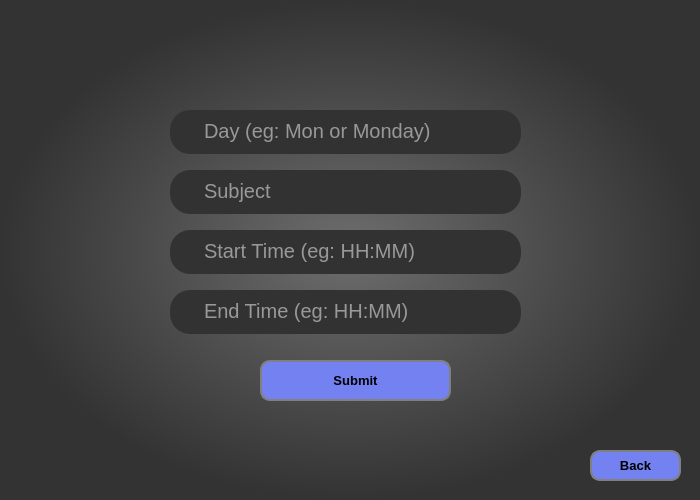
<?xml version="1.0" encoding="UTF-8"?>
<ui version="4.0">
 <class>addtimetable</class>
 <widget class="QMainWindow" name="addtimetable">
  <property name="geometry">
   <rect>
    <x>0</x>
    <y>0</y>
    <width>700</width>
    <height>500</height>
   </rect>
  </property>
  <property name="minimumSize">
   <size>
    <width>700</width>
    <height>500</height>
   </size>
  </property>
  <property name="maximumSize">
   <size>
    <width>700</width>
    <height>500</height>
   </size>
  </property>
  <property name="windowTitle">
   <string>Sleet</string>
  </property>
  <property name="styleSheet">
   <string notr="true">background-color: qradialgradient(spread:pad, cx:0.5, cy:0.5, radius:0.5, fx:0.5, fy:0.5, stop:0.0356633 rgba(107, 107, 107, 255), stop:1 rgba(51, 51, 51, 255));</string>
  </property>
  <widget class="QWidget" name="centralwidget">
   <widget class="QTextEdit" name="textEdit_2">
    <property name="enabled">
     <bool>true</bool>
    </property>
    <property name="geometry">
     <rect>
      <x>170</x>
      <y>170</y>
      <width>351</width>
      <height>44</height>
     </rect>
    </property>
    <property name="styleSheet">
     <string notr="true">background-color: qlineargradient(spread:pad, x1:0, y1:0, x2:1, y2:0, stop:1 rgba(50, 50, 50, 255));
border-radius : 20px;
 
color: rgb(255, 255, 255);
font-size:20px;
padding-left:30px;
padding-top : 5px;</string>
    </property>
    <property name="placeholderText">
     <string>Subject</string>
    </property>
   </widget>
   <widget class="QTextEdit" name="textEdit_3">
    <property name="enabled">
     <bool>true</bool>
    </property>
    <property name="geometry">
     <rect>
      <x>170</x>
      <y>230</y>
      <width>351</width>
      <height>44</height>
     </rect>
    </property>
    <property name="styleSheet">
     <string notr="true">background-color: qlineargradient(spread:pad, x1:0, y1:0, x2:1, y2:0, stop:1 rgba(50, 50, 50, 255));
border-radius : 20px;
 
color: rgb(255, 255, 255);
font-size:20px;
padding-left:30px;
padding-top : 5px;</string>
    </property>
    <property name="placeholderText">
     <string>Start Time (eg: HH:MM)</string>
    </property>
   </widget>
   <widget class="QTextEdit" name="textEdit_4">
    <property name="enabled">
     <bool>true</bool>
    </property>
    <property name="geometry">
     <rect>
      <x>170</x>
      <y>290</y>
      <width>351</width>
      <height>44</height>
     </rect>
    </property>
    <property name="styleSheet">
     <string notr="true">background-color: qlineargradient(spread:pad, x1:0, y1:0, x2:1, y2:0, stop:1 rgba(50, 50, 50, 255));
border-radius : 20px;
 
color: rgb(255, 255, 255);
font-size:20px;
padding-left:30px;
padding-top : 5px;</string>
    </property>
    <property name="placeholderText">
     <string>End Time (eg: HH:MM)</string>
    </property>
   </widget>
   <widget class="QTextEdit" name="textEdit_5">
    <property name="enabled">
     <bool>true</bool>
    </property>
    <property name="geometry">
     <rect>
      <x>170</x>
      <y>110</y>
      <width>351</width>
      <height>44</height>
     </rect>
    </property>
    <property name="styleSheet">
     <string notr="true">background-color: qlineargradient(spread:pad, x1:0, y1:0, x2:1, y2:0, stop:1 rgba(50, 50, 50, 255));
border-radius : 20px;
 
color: rgb(255, 255, 255);
font-size:20px;
padding-left:30px;
padding-top : 5px;</string>
    </property>
    <property name="placeholderText">
     <string>Day (eg: Mon or Monday)</string>
    </property>
   </widget>
   <widget class="QPushButton" name="instructionbtn_2">
    <property name="geometry">
     <rect>
      <x>260</x>
      <y>360</y>
      <width>191</width>
      <height>41</height>
     </rect>
    </property>
    <property name="styleSheet">
     <string notr="true">QPushButton{
background-color: rgb(115, 129, 241);
border-color: grey;
border-radius:10px ;
border-width:2px;
border-style:solid;
font-weight: bold;
transition: all 0.5s;
font-size:13px;
}
QPushButton:hover{

background-color:rgb(83, 83, 83);
border-color: black;
border-width:5px

	
}


</string>
    </property>
    <property name="text">
     <string>Submit</string>
    </property>
   </widget>
   <widget class="QPushButton" name="instructionbtn_6">
    <property name="geometry">
     <rect>
      <x>590</x>
      <y>450</y>
      <width>91</width>
      <height>31</height>
     </rect>
    </property>
    <property name="styleSheet">
     <string notr="true">QPushButton{
background-color: rgb(115, 129, 241);
border-color: grey;
border-radius:10px ;
border-width:2px;
border-style:solid;
font-weight: bold;
transition: all 0.5s;
font-size:13px;
}
QPushButton:hover{
background-color:rgb(83, 83, 83);
border-color: black;
border-width:5px

	
}


</string>
    </property>
    <property name="text">
     <string>Back</string>
    </property>
   </widget>
  </widget>
 </widget>
 <resources/>
 <connections/>
</ui>
